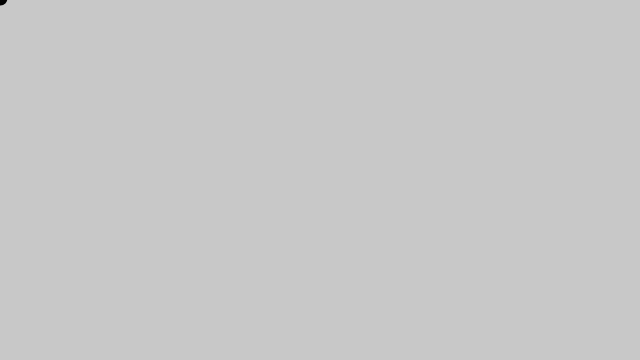
Frame 1 (no input)
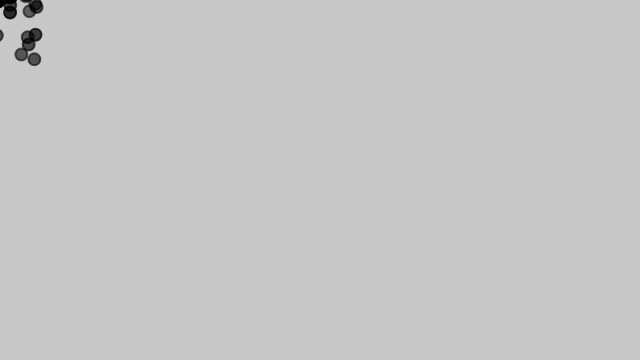
Frame 60 (no input)
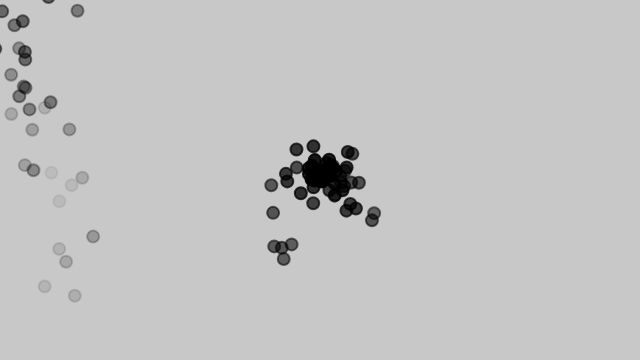
Frame 120 (the mouse pressed at the canvas centre since frame 60)

The p5.js sketch that drew these frames (run headless with seeded random() and noise() and a simulated clock; from frame 60 on, the mouse is pressed at the canvas centre):

// p5.js sketch
// ── sketch.js
// The Nature of Code
// Daniel Shiffman
// http://natureofcode.com

let ps;

function setup() {
  createCanvas(640, 360);
  ps = new ParticleSystem(createVector(width / 2, 50));
}

function draw() {
  background(200);

  // Option #1 (move the Particle System origin)
  ps.origin.set(mouseX, mouseY, 0);

  ps.addParticle();
  ps.run();

  // Option #2 (move the Particle System origin)
  // ps.addParticle(mouseX, mouseY);



}
// ── particle.js
// The Nature of Code
// Daniel Shiffman
// http://natureofcode.com

// Simple Particle System

class Particle {

  constructor(x, y) {
    this.acceleration = createVector(0, 0.05);
    this.velocity = createVector(random(-1, 1), random(-2, 0));
    this.position = createVector(x, y);
    this.lifespan = 255.0;
  }

  run() {
    this.update();
    this.display();
  }

  // Method to update position
  update() {
    this.velocity.add(this.acceleration);
    this.position.add(this.velocity);
    this.lifespan -= 2.0;
  }

  // Method to display
  display() {
    stroke(0, this.lifespan);
    strokeWeight(2);
    fill(0, this.lifespan);
    ellipse(this.position.x, this.position.y, 12, 12);
  }

  // Is the particle still useful?
  isDead() {
    if (this.lifespan < 0.0) {
      return true;
    } else {
      return false;
    }
  }
}
// ── particlesystem.js
// The Nature of Code
// Daniel Shiffman
// http://natureofcode.com

// Using Generics now!  comment and annotate, etc.

class ParticleSystem {

  constructor(x, y) {
    this.origin = createVector(x, y);
    this.particles = [];
  }

  addParticle(x, y) {
    if (x !== undefined && y !== undefined) {
      this.particles.push(new Particle(x, y));
    } else {
      this.particles.push(new Particle(this.origin.x, this.origin.y));
    }
  }

  run() {
    // Run every particle
    // ES6 for..of loop
    for (let particle of this.particles) {
      particle.run();
    }

    // Filter removes any elements of the array that do not pass the test
    this.particles = this.particles.filter(particle => !particle.isDead());
  }
}
